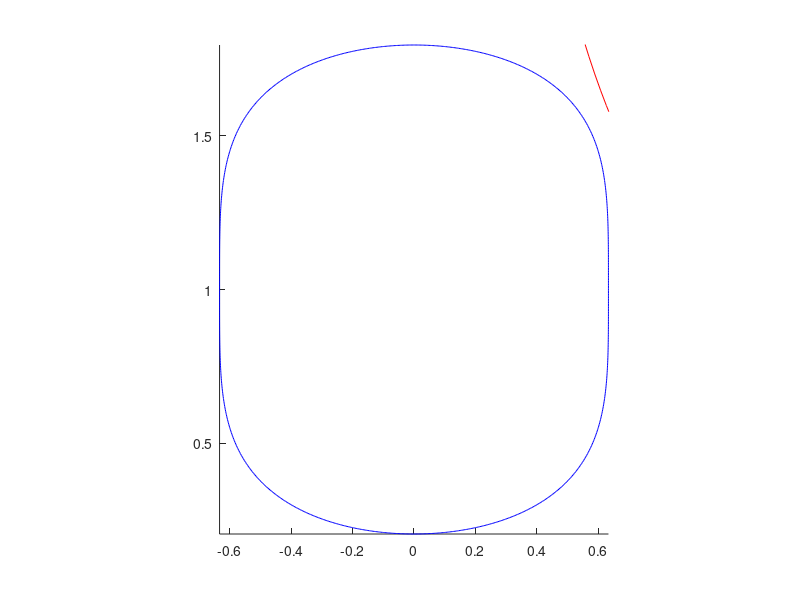

Write MATLAB code to recreate this figure. (Note: this script raises an error after producing the figure.)
% preparation
clc
clear

% main input
N_psi = 10;
N_xy0 = 300;
N_xy1 = 300;
N_t   = 2000;

A = [ 1 0;
     23  1];
B = [1 0;
     -1 2];
f = [3;
     0];
t0 = 0;
t1 = 10;
x_0 = [0;
       1];
   
t = linspace(t0, t1, N_t);
   
% P  set 
r = 1.4;% radius
p = [1; % center
     1];
 
% X0 set
alpha = 1;
gamma = 0.4;

% X1 set
a = 6;

% starting enumeration of psi_0
delta = linspace(0, 2*pi, N_psi)';
psi_0 = [cos(delta) sin(delta)]';

% getting vector of couples [psi(t)_1, psi(t)_2, ...]
% [ x1 x2 ...
% [ y1 y2 ...
psi_equ = @(t, psi_0) expm(-A'.*(t-t0))*psi_0;


% Start drawing 
axis equal
hold on;

% Draw X0
y1 = gamma^(1/4) + 1;
y0 = -gamma^(1/4) + 1;
x0 = -(gamma/alpha)^(1/2);
x1 = (gamma/alpha)^(1/2);

x = linspace(x0, x1, N_xy0);
y = linspace(y0, y1, N_xy0);
[X, Y] = meshgrid(x, y);
Z = alpha.*(X).^2 + (Y - 1).^4;
contour(X, Y, Z, [gamma, gamma], 'b-');

% Draw X1
x2 = 1/2*(a + sqrt(a^2 - 4));
x1 = 1/2*(a - sqrt(a^2 - 4));

xlin = linspace(x1, x2, N_xy1);
y1 = xlin.^(-1);
y2 = a - xlin;
plot(xlin, y1, 'r');
plot(xlin, y2, 'r');




for i = 1:N_psi
    for j = 1:N_t%for time
        ans = expm(-A'.*(t(j)-t0))*psi_0(:,i);
       
        psi_x(j) = ans(1);
        psi_y(j) = ans(2);
        
        u_x(j) = r * psi_x(j)/sqrt(psi_x(j)^2+psi_y(j)^2)+p(1);
        u_y(j) = r * psi_y(j)/sqrt(psi_x(j)^2+psi_y(j)^2)+p(2);
        
        
        
    
    end
    sin = psi_0(2,i);
    cos = psi_0(1,i);
    r = sqrt( -alpha*cos^2 + sqrt(alpha^2*cos^4 + 4*gamma*sin^4) )/sqrt(2*sin^4);
        
    
    x0 = [x1(i),x2(i)]'
    
    100*i/N_psi
    
    x02(i) = 1 + psi_0(2,i).*r ;
    x01(i) = 0 + psi_0(1,i).*r ;
    plot(x01(i), x02(i), '*');
    for j = 1:N_t
        x1(j+1) = h*(A(1,1)*x1(j) + A(1,2)*x2(i,j) + B(1,1)*u_x(i,j) + B(1,2)*u_y(i,j) + f(1)) + x1(i,j);
        x2(j+1) = h*(A(2,1)*x1(j) + A(2,2)*x2(i,j) + B(2,1)*u_x(i,j) + B(2,2)*u_y(i,j) + f(2)) + x2(i,j);
    end
    plot(x1(),x2());
    
    %opts = odeset('RelTol', relTol, 'AbsTol', absTol, 'Events', @(t,x)aimReached(t, x, x1, r1, Q, p));
    %[t,x] = ode45(@(t, x) odefun(t, x, t, A, B, u_x, u_y, f) , [t0 t1], x0  );
    %plot(x(:, 1), x(:, 2), 'b');
end

function dydt = myode(t,y,ft,f,gt,g)
f = interp1(ft,f,t); % Interpolate the data set (ft,f) at time t
g = interp1(gt,g,t); % Interpolate the data set (gt,g) at time t
dydt = -f.*y + g; % Evaluate ODE at time t
end

function dxdt = odefun(t, x, old_t, A, B, u_x, u_y, f)
    
    ux = interp1(old_t, u_x, t);
    uy = interp1(old_t, u_y, t);
        
    dxdt = A * x + B * [ux uy]' + f;
end


function [value,isterminal,direction] = aimReached(t, x, x1, r1, Q, p)
   value = inSet(x1, r1, Q, x, p);
   isterminal = 1;
   direction = 0;
end

function val = inSet(x1, r1, Q, x, p)
    options = optimoptions(@fminunc, 'Display', 'off');
    [x,fval,exitflag,output] = fminunc(@(y) -fun(x1, r1, Q, p, x, y), x, options);
    if exitflag ~= -3
        val = 1;
    else
        val = 0;
    end
end

function val = fun(x1, r1, Q, p, x2, x)
    val =  dot(x2, x) - dot(x1, x) - r1/2 * norm(x, p/(p - 1)) - norm(Q * x);
end
%{

% Find Candidate u
for i = 1:N_psi
    for j = 1:N_t
        u_x(i,j) = r * psi_x(i,j)/sqrt(psi_x(i,j)^2+psi_y(i,j)^2)+p(1);
        u_y(i,j) = r * psi_y(i,j)/sqrt(psi_x(i,j)^2+psi_y(i,j)^2)+p(2);
    end
    disp(i)
end

u = @(i,t) [r*psi_x(i,find(t))/sqrt(psi_x(i,find(t))^2+psi_y(i,find(t))^2)+p(1);
        r*psi_y(i,find(t))/sqrt(psi_x(i,find(t))^2+psi_y(i,find(t))^2)+p(2)]

    
% Solve equations
x1 = zeros(N_psi, N_t);
x2 = zeros(N_psi, N_t);
for i = 1:N_psi
    sin = psi_0(1,i);
    cos = psi_0(2,i);
    r = sqrt( -alpha*cos^2 + sqrt(alpha^2*cos^4 + 4*gamma*sin^4) )/sqrt(2*sin^4);
    x2(1,i) = 1 + psi_x(i,1).*r ;
    x1(1,i) = 0 + psi_y(i,1).*r ;
    plot(x1(1,i),x2(1,i),'*');
end

h = (t_1-t_0)/N_t;
for i = 1:N_psi-1
    
    for j = 1:N_t
        x1(i+1,j) = h*(A(1,1)*x1(i,j)+A(1,2)*x2(i,j) + B(1,1)*u_x(i,j) + B(1,2)*u_y(i,j) + f(1)) + x1(i,j);
        x2(i+1,j) = h*(A(2,1)*x1(i,j)+A(2,2)*x2(i,j) + B(2,1)*u_x(i,j) + B(2,2)*u_y(i,j) + f(2)) + x2(i,j);
    end
    
    disp(i)
end
for i = 1:N_psi
    plot(x1(i,:), x2(i,:))
end
%}

function res = support_f_X1(psi, a) %support_f_X1 ([psi_x,psi_y],a)
    if(a == 2)
        res = psi(1)+psi(2);
    else
        res = max( (a/2)*(psi(1)+psi(2)) + abs(psi(1)-psi(2))*sqrt(a^2-4)/2 , -2*sqrt( psi(1)*psi(2) ));
    end
end

 